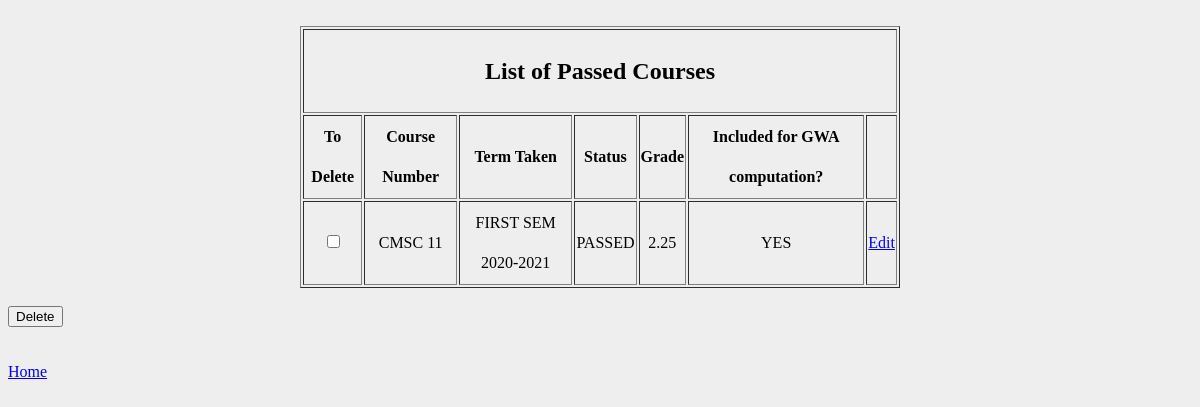
Page /passedcourse.php on the committed database.
### tables this page shows
CREATE TABLE `checklist` (
  `COURSE_COUNTER` int(11) NOT NULL,
  `SAIS_ID` int(9) NOT NULL,
  `COURSE_NUM` varchar(10) NOT NULL,
  `TERM_TAKEN` text NOT NULL,
  `STATUS` varchar(11) NOT NULL,
  `GRADE` decimal(3,2) NOT NULL,
  `TO_COMPUTE` text NOT NULL
);

### passedcourse.php (the view, shortened to what this page needs)
<?php
	include ('connection.php');
?>
<!DOCTYPE html>
<html>
<head>
  <link rel = "stylesheet" type = "text/css" href = "style.css">
</head>
<body>
<div align="center">
    <br />
    <table align = "center" border="1px" style="width:600px; line-height:40px;">
      <thead>
        <tr>
			<th colspan="7">
				<h2> List of Passed Courses </h2>
			</th>
		</tr>
      <th> To Delete </th>
			<th> Course Number </th>
			<th> Term Taken </th>
			<th> Status </th>
      <th> Grade </th>
      <th> Included for GWA computation? </th>
      <th></th>
      <tbody align="center">
<?php
	$sql = "SELECT * FROM `checklist` WHERE STATUS = 'PASSED';";
	$result = mysqli_query($con, $sql);
	$resultCheck = mysqli_num_rows($result);
	if ($resultCheck > 0) {
		while ($rows = mysqli_fetch_assoc($result)) {?>
			<tr>
			<td>
				<form action="" method="post">
					<input type="checkbox" name="check[]" id="check" value="<?php echo $rows['COURSE_COUNTER'];?>">
			</td>
				<td align="center"><?php echo $rows['COURSE_NUM'];?></td>
				<td align="center"><?php echo $rows['TERM_TAKEN']; ?></td>
				<td align="center"><?php echo $rows['STATUS']; ?></td>
        <td align="center"><?php echo $rows['GRADE']; ?></td>
        <td align="center"><?php echo $rows['TO_COMPUTE']; ?></td>
		<td align="center"><a href="editcourse.php?coursenum=<?php echo $rows['COURSE_NUM']; ?>">Edit</a></td>
    </tr>
		<?php } ?>
	<?php } ?>
</tbody>
    </table>
    <br/>
  </div>
  <div class="row">
    <div class="form_group">
      <input type="submit" name="delete" value="Delete">
    </div>
  </div>
  <br/><br/><a href="home.php">Home</a>
</body>
</html>

### style.css (style rules this page uses)
body { background: #eee; }

### rows in the picture
checklist: COURSE_NUM "CMSC 11", TERM_TAKEN "FIRST SEM 2020-2021", STATUS "PASSED", GRADE "2.25", TO_COMPUTE "YES"
